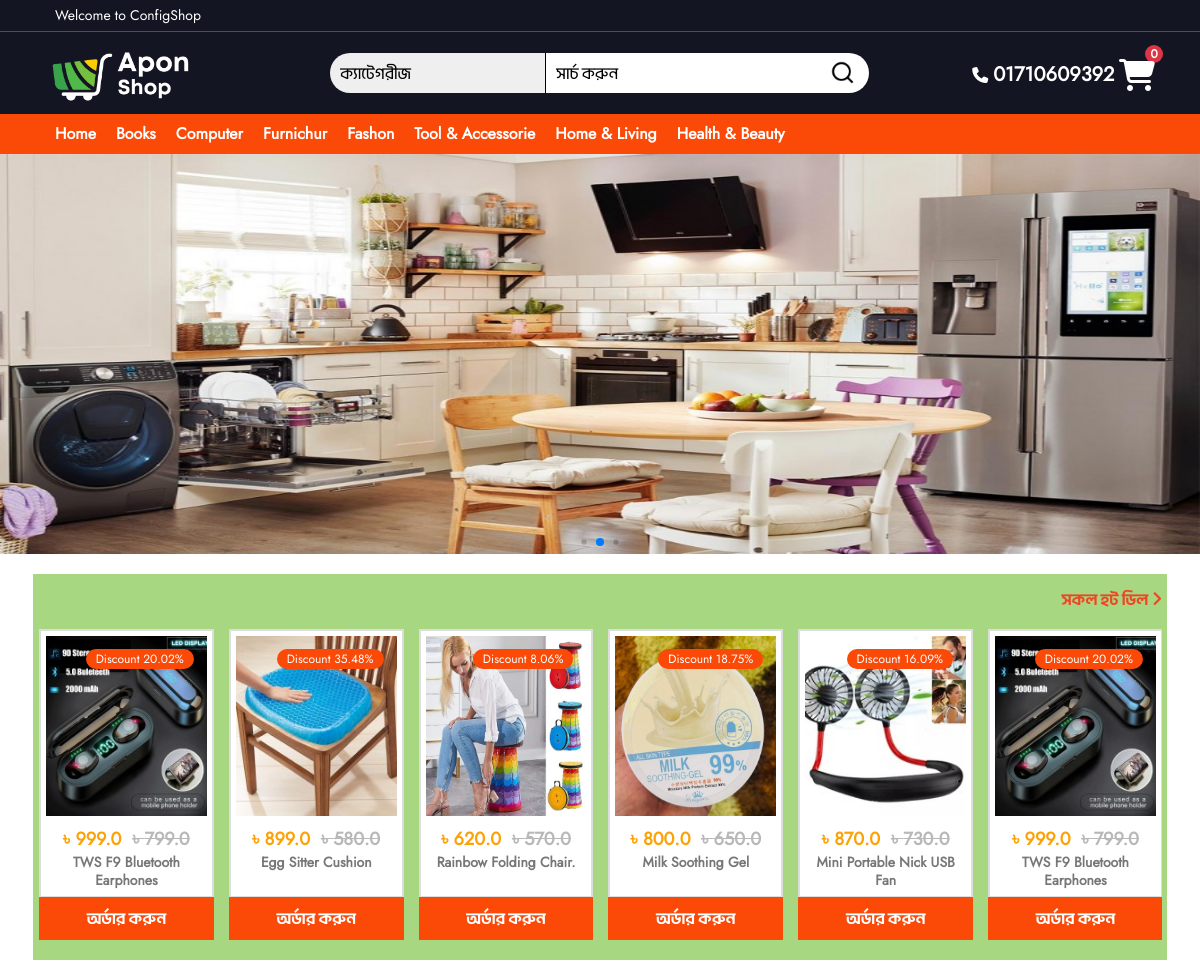
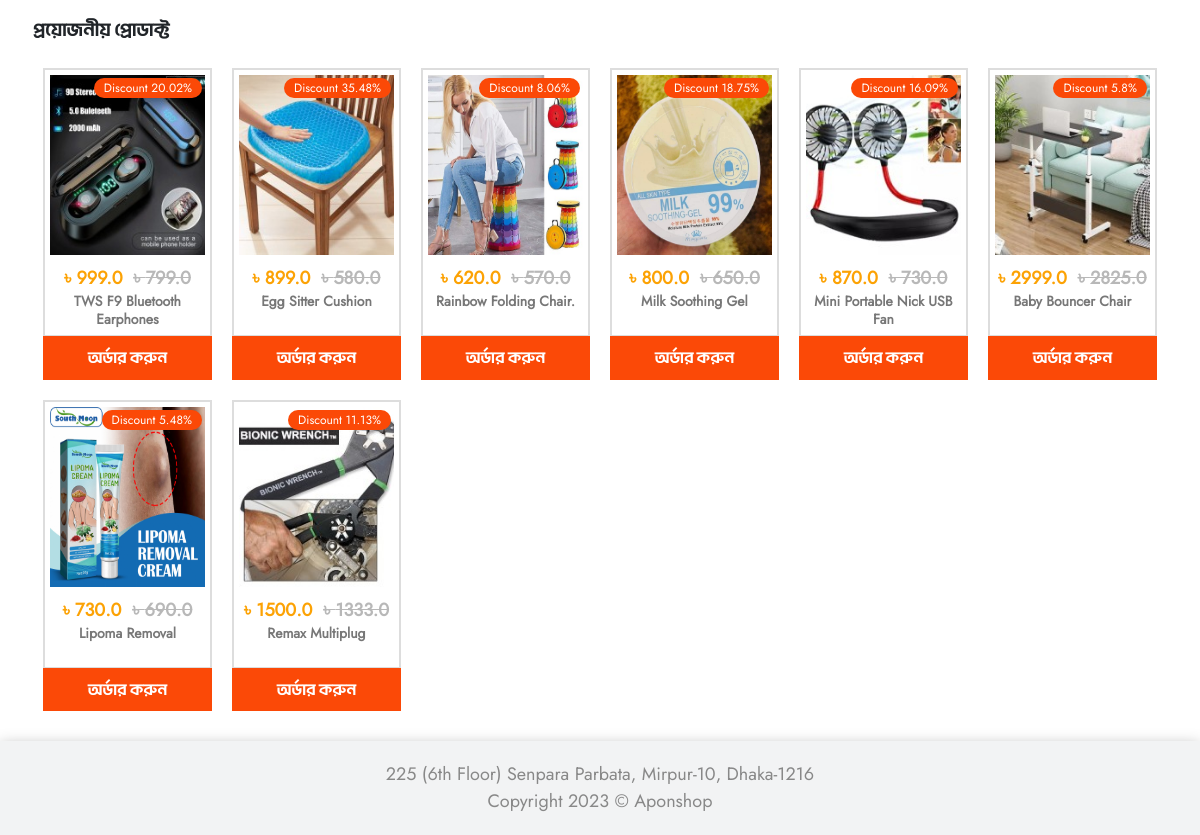
The page / on the database its author committed (2 pictures, top to bottom).
### mainapp/models.py (models this page shows, shortened)
class Category(models.Model):
    category = models.CharField(max_length=30)

class Slider(models.Model):
    name=models.CharField(max_length=30)
    slider_image = models.ImageField(upload_to='slider_images/')

class Item(models.Model):
    item_name = models.CharField(max_length=100)
    item_category = models.ForeignKey(Category, on_delete=models.CASCADE,)
    price = models.FloatField(verbose_name='Regular Price')
    discount_price = models.FloatField(verbose_name='Discounted Price')
    item_image = models.ImageField(upload_to='items_images/')
    description =  RichTextField(blank=True, null=True)
    def get_absolute_url(self):
        return reverse('mainapp:product_details', kwargs={
            'pk': self.pk
        })
    def discount_percentage(self):
        return round((((self.price - self.discount_price) / self.price) * 100),2)

### mainapp/views.py (the view)
# urls.py: path('',HomeView.as_view(), name='home_page'),
class HomeView(ListView):
    model = Item
    template_name = "home-page.html"
    paginate_by = 8
    ordering = '-id'
    def get_queryset(self):
        queryset = Item.objects.all()
        category = self.kwargs.get('category_name')
        search_by = self.request.GET.get('key')
        cat_name = self.request.GET.get('cat_name')
        if category:
            queryset = queryset.filter(item_category__category=category)
        if search_by:
            queryset = queryset.filter(
                Q(item_category__category__icontains=search_by) |
                Q(item_name__icontains=search_by)
            )
        if cat_name:
            queryset = queryset.filter(
                Q(item_category__category__icontains=cat_name) &
                Q(item_name__icontains=search_by)
            )
        return queryset.order_by('id')
    def get_context_data(self, *, object_list=None, **kwargs):
        context = super().get_context_data(**kwargs)
        messages_data = messages.get_messages(self.request)
        return context

### mainapp/templates/home-page.html (shortened to what this page needs)
{% extends 'base.html' %}
{% block content %}
{% load static %}
{% load cart %}
        <section>
            <div class="swiper mySwiper">
                <div class="swiper-wrapper">
                    {% for slider in sliders %}
                    <div class="swiper-slide">
                        <img src="{{slider.slider_image.url}}" class="d-block w-100" alt="{{slider.name}}" height="400px">
                    </div>
                    {% endfor %}
                </div>
                <div class="swiper-pagination"></div>
            </div>
        </section>
        <div id="main_div">
            <section>
                <div class="hot-deals-product-section">
                    <div class="container-fluid container-97">
                        <div class="row">
                            <div class="col-12">
                                <div class="hot-deals-inner-wrapper">
                                    <div class="row mb-3">
                                        <div class="col-md-6 col-6">
                                            <div class="hot-deals-gif">
                                            </div>
                                        </div>
                                        <div class="col-md-6 col-6">
                                            <div class="all-hot-deals-btn text-right mt-2">
                                                <a href="#">সকল হট ডিল <i
                                                        class="fa fa-angle-right"></i></a>
                                            </div>
                                        </div>
                                    </div>
                                    <div class="row m-0">
                                        <div class="owl-carousel">
                                            {% for item in hot_deals_product %}
                                            <div class="hot-deals-product">
                                                <div class="hot-deals-product-inner-wrapper text-center">
                                                    {% if item.discount_percentage > 0 %}
                                                    <p class="float_price_2">Discount {{item.discount_percentage}}%</p>
                                                    {% endif %}
                                                    <a href="{{item.get_absolute_url}}">
                                                        <img src="{{item.item_image.url}}"
                                                            alt="24k Gold 99% Soothing GEL" height="180px"
                                                            width="180px">
                                                    </a>
                                                    <p class="font-weight-bold mb-0"
                                                        style="color: #fca204; margin-top:10px; font-size:18px;">৳ {{item.price}}
                                                        &nbsp;<span
                                                            style="text-decoration: line-through;color: #b8b8b8">৳ {{item.discount_price}}</span></p>
                                                    <p class="mb-0 prod_name"><a
                                                            href="{{item.get_absolute_url}}">{{item.item_name}}</a></p>
                                                </div>
                                                {% with found_item=item|is_in_cart:request.session.cart %}
                                                {% if found_item %}
                                                <div class="order-div">
                                                    <button class="order_now_btn" name="order_btn" style="background-color: #a9a9a9; border-color: #b8b8b8;"onmouseover="this.style.backgroundColor='green';"onmouseout="this.style.backgroundColor='#a9a9a9';">কার্ডে করেছেন </button>
                                                </div>
                                                {% else %}
                                                <form action="{% url 'mainapp:add_to_cart' %}" method="post" class="order-div" >
                                                    <button class="order_now_btn" name="order_btn">অর্ডার করুন</button>
                                                </form>
                                                {% endif %}
                                                {% endwith %}
                                            </div>
                                            {% endfor %}
                                        </div>
                                    </div>
                                </div>
                            </div>
                        </div>
                    </div>
                </div>
            </section>
            <section>
                <div class="main-products-section">
                    <div class="container-fluid container-97">
                        <div class="row">
                            <div class="col-md-12">
                                <h4 class="mb-3">প্রয়োজনীয় প্রোডাক্ট</h4>
                            </div>
                        </div>
                        <div class="row m-0">
                            {% for item in object_list %}
                            <div class="col-md-2 col-6 main-product">
                                <div class="main-product-inner-wrapper text-center">
                                    {% if item.discount_percentage > 0 %}
                                    <p class="float_price_2">Discount {{item.discount_percentage}}%</p>
                                    {% endif %}
                                    <a href="{{item.get_absolute_url}}">
                                        <img src="{{item.item_image.url}}" alt="Shield Laptop Stand "
                                            height="180px" width="180px">
                                    </a>
                                    <p class="font-weight-bold mb-0"
                                        style="color: #fca204; margin-top:10px; font-size:18px;">৳ {{item.price}} &nbsp;<span
                                            style="text-decoration: line-through;color: #b8b8b8">৳ {{item.discount_price}}</span></p>
                                    <p class="mb-0 prod_name"><a
                                            href="{{item.get_absolute_url}}">{{item.item_name}}</a>
                                    </p>
                                </div>
                                <div class="order-div">
                                    {% with found_item=item|is_in_cart:request.session.cart %}
                                    {% if found_item %}
                                    <div class="order-div">
                                        <button class="order_now_btn"  style="background-color: #a9a9a9; border-color: #b8b8b8;"onmouseover="this.style.backgroundColor='green';"onmouseout="this.style.backgroundColor='#a9a9a9';">অর্ডার করেছেন </button>
                                    </div>
                                    {% else %}
                                    <form action="{% url 'mainapp:add_to_cart' %}" method="post" class="order-div" >
                                        <button class="order_now_btn" name="order_btn">অর্ডার করুন</button>
                                    </form>
                                    {% endif %}
                                    {% endwith %}
                                </div>
                            </div>
                            {% endfor %}
                        </div>
                    </div>
                </div>
            </section>
        </div>
{% endblock %}

### mainapp/templates/base.html (shortened to what this page needs)
<!DOCTYPE html>
<html lang="en">
    {% include 'head.html' %}
    <body>
        {% include 'navbar.html' %}
        {% block content %}
        {% endblock %}
        {% include 'footer.html' %}
    </body>
</html>

### mainapp/templates/head.html (shortened to what this page needs)
{% load static %}
<head>
    <link href="{% static 'css/font_awesome.css' %}" rel="stylesheet">
    <link href="{% static 'css/bootstrap.min.css' %}" rel="stylesheet">
    <link href="{% static 'css/style.css' %}" rel="stylesheet">
    <link href="{% static 'css/owl.carousel.min.css' %}" rel="stylesheet">
    <link href="{% static 'css/owl.theme.default.min.css' %}" rel="stylesheet">
    <link rel="stylesheet" href="https://cdnjs.cloudflare.com/ajax/libs/font-awesome/6.4.0/css/all.min.css">
    <link rel="stylesheet" href="https://cdn.jsdelivr.net/npm/swiper@11/swiper-bundle.min.css" />
</head>

### mainapp/templates/navbar.html (shortened to what this page needs)
{% load static %}
    <header>
        <div class="header-top">
            <div class="container">
                <div class="row">
                    <div class="col-md-4 col-7 d-md-block d-none">
                        <div class="header-left">
                            <p>Welcome to ConfigShop</p>
                        </div>
                    </div>
                    <div class="col-md-8 col-5">
                    </div>
                </div>
            </div>
        </div>
        <div class="header">
            <div class="container">
                <div class="row">
                    <div class="col-md-3 col-6 wrap_logo">
                        <div class="logo">
                            <a href="{% url 'mainapp:home_page' %}"><img src="{% static 'images/aponShopLogo.png' %}" alt="logo" ;></a>
                        </div>
                    </div>
                    <div class="col-md-6 py-md-3 d-none d-md-block">
                        <div class="search">
                            <form action="{% url 'mainapp:home_page' %}" method="get">
                                <select name="cat_name" id="category_name" class="search-select">
                                    <option value="">ক্যাটেগরীজ</option>
                                </select>
                                <input type="text" name="key" class="search-input" placeholder="সার্চ করুন"
                                    id="search_bar" onchange="">
                                <button type="submit" class="search-btn"></button>
                            </form>
                        </div>
                    </div>
                    <div class="col-md-3 text-md-right text-center py-3 d-none d-md-block">
                        <span class="cart-number d-none d-md-inline-block"><i class="fa fa-phone"></i> <a
                                href="tel:01710609392"
                                style="text-decoration: none; color: white; font-size:20px;">01710609392</a></span>
                        <div class="cart d-inline-block position-relative">
                            <span class="badge badge-danger rounded-circle">{{ cart_length }}</span>
                            <a href="{% url 'mainapp:checkout_page' %}"><i style="color: #fff" class="fa fa-2x fa-shopping-cart"></i></a>
                        </div>
                    </div>
                </div>
            </div>
        </div>
        <div class="header-bottom d-md-block d-none">
            <div class="container">
                <div class="row">
                    <div class="col-12">
                        <div class="cat_menu">
                            <ul>
                                <li>
                                    <a href="{% url 'mainapp:home_page' %}">Home</a>
                                </li>
                                {% for cat in categories %}
                                <li>
                                    <a href="{% url 'mainapp:item_list_by_category' cat.category %}"> {{cat.category}}</a>
                                </li>
                                {% endfor %}
                            </ul>
                        </div>
                    </div>
                </div>
            </div>
        </div>
    </header>

### mainapp/templates/footer.html (shortened to what this page needs)
<footer>
    <div class="footer">
        <div class="footer_text" style="padding-bottom: 0px;">
            <p style="margin: 0 0 0 0; padding : 0px;"> 225 (6th Floor) Senpara Parbata, Mirpur-10, Dhaka-1216
            </p>
            <p style="margin: 0 0 ;">Copyright 2023 © Aponshop</p>
        </div>
    </div>
</footer>

### mainapp/templates/script.html (shortened to what this page needs)
{% load static %}

### rows shown on the page
Category: category "Books"
Category: category "Computer"
Category: category "Furnichur"
Category: category "Fashon"
Category: category "Tool & Accessorie"
Category: category "Home & Living"
Category: category "Health & Beauty"
Slider: slider_image (picture)
Item: discount_percentage "20.02", item_image (picture), price "999.0", discount_price "799.0", item_name "TWS F9 Bluetooth Earphones"
Item: discount_percentage "35.48", item_image (picture), price "899.0", discount_price "580.0", item_name "Egg Sitter Cushion"
Item: discount_percentage "8.06", item_image (picture), price "620.0", discount_price "570.0", item_name "Rainbow Folding Chair."
Item: discount_percentage "18.75", item_image (picture), price "800.0", discount_price "650.0", item_name "Milk Soothing Gel"
Item: discount_percentage "16.09", item_image (picture), price "870.0", discount_price "730.0", item_name "Mini Portable Nick USB Fan"
Item: discount_percentage "5.8", item_image (picture), price "2999.0", discount_price "2825.0", item_name "Baby Bouncer Chair"
Item: discount_percentage "5.48", item_image (picture), price "730.0", discount_price "690.0", item_name "Lipoma Removal"
Item: discount_percentage "11.13", item_image (picture), price "1500.0", discount_price "1333.0", item_name "Remax Multiplug"

### other values the page prints
{{ cart_length }} "0"
